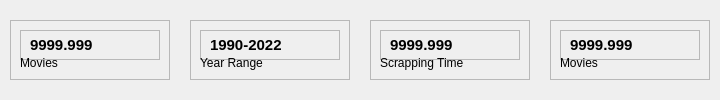
        <widget class="QWidget" name="CardsFrame" native="true">
         <layout class="QHBoxLayout" name="horizontalLayout_7">
          <property name="spacing">
           <number>20</number>
          </property>
          <property name="leftMargin">
           <number>10</number>
          </property>
          <property name="topMargin">
           <number>10</number>
          </property>
          <property name="rightMargin">
           <number>10</number>
          </property>
          <property name="bottomMargin">
           <number>10</number>
          </property>
          <item>
           <widget class="QFrame" name="Card1">
            <property name="minimumSize">
             <size>
              <width>160</width>
              <height>0</height>
             </size>
            </property>
            <property name="maximumSize">
             <size>
              <width>16777215</width>
              <height>60</height>
             </size>
            </property>
            <property name="frameShape">
             <enum>QFrame::StyledPanel</enum>
            </property>
            <property name="frameShadow">
             <enum>QFrame::Raised</enum>
            </property>
            <layout class="QVBoxLayout" name="verticalLayout_3">
             <item>
              <widget class="QFrame" name="frame">
               <property name="minimumSize">
                <size>
                 <width>0</width>
                 <height>30</height>
                </size>
               </property>
               <property name="frameShape">
                <enum>QFrame::StyledPanel</enum>
               </property>
               <property name="frameShadow">
                <enum>QFrame::Raised</enum>
               </property>
               <layout class="QHBoxLayout" name="horizontalLayout_8">
                <item>
                 <widget class="QLabel" name="label_3">
                  <property name="font">
                   <font>
                    <pointsize>11</pointsize>
                    <weight>75</weight>
                    <bold>true</bold>
                   </font>
                  </property>
                  <property name="text">
                   <string>9999,999</string>
                  </property>
                 </widget>
                </item>
                <item>
                 <widget class="QLabel" name="label">
                  <property name="minimumSize">
                   <size>
                    <width>0</width>
                    <height>20</height>
                   </size>
                  </property>
                  <property name="maximumSize">
                   <size>
                    <width>30</width>
                    <height>20</height>
                   </size>
                  </property>
                  <property name="text">
                   <string/>
                  </property>
                  <property name="pixmap">
                   <pixmap resource="resources.qrc">:/blackicons/Graphics/featherBlack/tv.svg</pixmap>
                  </property>
                  <property name="scaledContents">
                   <bool>true</bool>
                  </property>
                 </widget>
                </item>
               </layout>
              </widget>
             </item>
             <item alignment="Qt::AlignTop">
              <widget class="QLabel" name="label_4">
               <property name="text">
                <string>Movies</string>
               </property>
              </widget>
             </item>
            </layout>
           </widget>
          </item>
          <item>
           <widget class="QFrame" name="Card2">
            <property name="minimumSize">
             <size>
              <width>160</width>
              <height>0</height>
             </size>
            </property>
            <property name="maximumSize">
             <size>
              <width>16777215</width>
              <height>60</height>
             </size>
            </property>
            <property name="frameShape">
             <enum>QFrame::StyledPanel</enum>
            </property>
            <property name="frameShadow">
             <enum>QFrame::Raised</enum>
            </property>
            <layout class="QVBoxLayout" name="verticalLayout_7">
             <item>
              <widget class="QFrame" name="frame_4">
               <property name="minimumSize">
                <size>
                 <width>0</width>
                 <height>30</height>
                </size>
               </property>
               <property name="frameShape">
                <enum>QFrame::StyledPanel</enum>
               </property>
               <property name="frameShadow">
                <enum>QFrame::Raised</enum>
               </property>
               <layout class="QHBoxLayout" name="horizontalLayout_23">
                <item>
                 <widget class="QLabel" name="label_13">
                  <property name="font">
                   <font>
                    <pointsize>11</pointsize>
                    <weight>75</weight>
                    <bold>true</bold>
                   </font>
                  </property>
                  <property name="text">
                   <string>1990-2022</string>
                  </property>
                 </widget>
                </item>
                <item>
                 <widget class="QLabel" name="label_14">
                  <property name="minimumSize">
                   <size>
                    <width>0</width>
                    <height>20</height>
                   </size>
                  </property>
                  <property name="maximumSize">
                   <size>
                    <width>30</width>
                    <height>40</height>
                   </size>
                  </property>
                  <property name="text">
                   <string/>
                  </property>
                  <property name="pixmap">
                   <pixmap resource="resources.qrc">:/blackicons/Graphics/featherBlack/calendar.svg</pixmap>
                  </property>
                  <property name="scaledContents">
                   <bool>true</bool>
                  </property>
                 </widget>
                </item>
               </layout>
              </widget>
             </item>
             <item alignment="Qt::AlignTop">
              <widget class="QLabel" name="label_15">
               <property name="text">
                <string>Year Range</string>
               </property>
              </widget>
             </item>
            </layout>
           </widget>
          </item>
          <item>
           <widget class="QFrame" name="Card3">
            <property name="minimumSize">
             <size>
              <width>160</width>
              <height>0</height>
             </size>
            </property>
            <property name="maximumSize">
             <size>
              <width>16777215</width>
              <height>60</height>
             </size>
            </property>
            <property name="frameShape">
             <enum>QFrame::StyledPanel</enum>
            </property>
            <property name="frameShadow">
             <enum>QFrame::Raised</enum>
            </property>
            <layout class="QVBoxLayout" name="verticalLayout_8">
             <item>
              <widget class="QFrame" name="frame_5">
               <property name="minimumSize">
                <size>
                 <width>0</width>
                 <height>30</height>
                </size>
               </property>
               <property name="frameShape">
                <enum>QFrame::StyledPanel</enum>
               </property>
               <property name="frameShadow">
                <enum>QFrame::Raised</enum>
               </property>
               <layout class="QHBoxLayout" name="horizontalLayout_24">
                <item>
                 <widget class="QLabel" name="label_16">
                  <property name="font">
                   <font>
                    <pointsize>11</pointsize>
                    <weight>75</weight>
                    <bold>true</bold>
                   </font>
                  </property>
                  <property name="text">
                   <string>9999,999</string>
                  </property>
                 </widget>
                </item>
                <item>
                 <widget class="QLabel" name="label_17">
                  <property name="minimumSize">
                   <size>
                    <width>0</width>
                    <height>20</height>
                   </size>
                  </property>
                  <property name="maximumSize">
                   <size>
                    <width>40</width>
                    <height>40</height>
                   </size>
                  </property>
                  <property name="text">
                   <string/>
                  </property>
                  <property name="pixmap">
                   <pixmap resource="resources.qrc">:/blackicons/Graphics/featherBlack/activity.svg</pixmap>
                  </property>
                  <property name="scaledContents">
                   <bool>true</bool>
                  </property>
                 </widget>
                </item>
               </layout>
              </widget>
             </item>
             <item alignment="Qt::AlignTop">
              <widget class="QLabel" name="label_18">
               <property name="text">
                <string>Scrapping Time</string>
               </property>
              </widget>
             </item>
            </layout>
           </widget>
          </item>
          <item>
           <widget class="QFrame" name="Card4">
            <property name="minimumSize">
             <size>
              <width>160</width>
              <height>0</height>
             </size>
            </property>
            <property name="maximumSize">
             <size>
              <width>16777215</width>
              <height>60</height>
             </size>
            </property>
            <property name="frameShape">
             <enum>QFrame::StyledPanel</enum>
            </property>
            <property name="frameShadow">
             <enum>QFrame::Raised</enum>
            </property>
            <layout class="QVBoxLayout" name="verticalLayout_9">
             <item>
              <widget class="QFrame" name="frame_6">
               <property name="minimumSize">
                <size>
                 <width>0</width>
                 <height>30</height>
                </size>
               </property>
               <property name="frameShape">
                <enum>QFrame::StyledPanel</enum>
               </property>
               <property name="frameShadow">
                <enum>QFrame::Raised</enum>
               </property>
               <layout class="QHBoxLayout" name="horizontalLayout_25">
                <item>
                 <widget class="QLabel" name="label_19">
                  <property name="font">
                   <font>
                    <pointsize>11</pointsize>
                    <weight>75</weight>
                    <bold>true</bold>
                   </font>
                  </property>
                  <property name="text">
                   <string>9999,999</string>
                  </property>
                 </widget>
                </item>
                <item>
                 <widget class="QLabel" name="label_20">
                  <property name="minimumSize">
                   <size>
                    <width>0</width>
                    <height>20</height>
                   </size>
                  </property>
                  <property name="maximumSize">
                   <size>
                    <width>30</width>
                    <height>20</height>
                   </size>
                  </property>
                  <property name="text">
                   <string/>
                  </property>
                  <property name="pixmap">
                   <pixmap resource="resources.qrc">:/blueicons/featherBlue/tv.svg</pixmap>
                  </property>
                  <property name="scaledContents">
                   <bool>true</bool>
                  </property>
                 </widget>
                </item>
               </layout>
              </widget>
             </item>
             <item>
              <widget class="QLabel" name="label_21">
               <property name="text">
                <string>Movies</string>
               </property>
              </widget>
             </item>
            </layout>
           </widget>
          </item>
         </layout>
        </widget>
